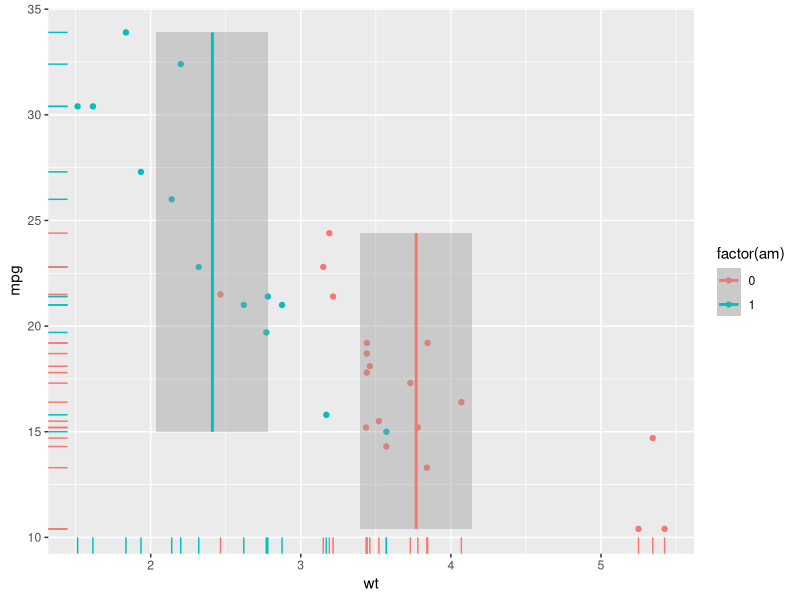
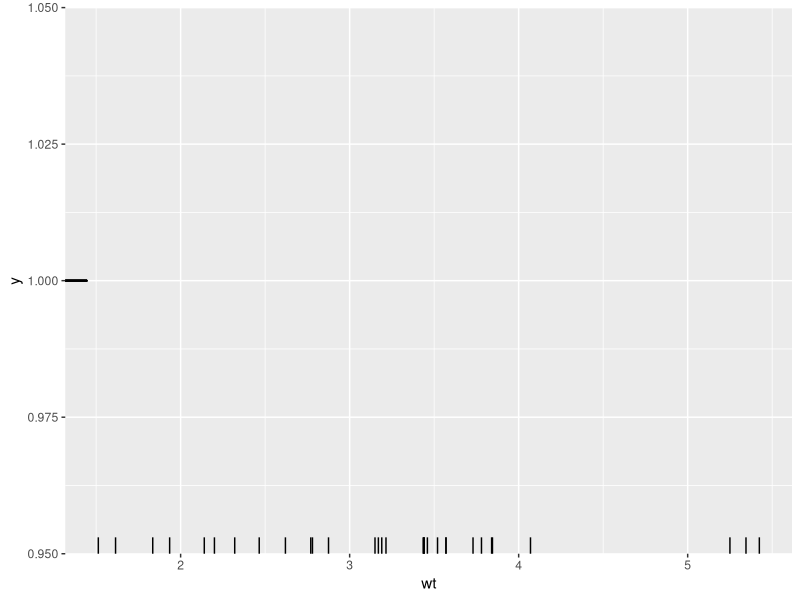
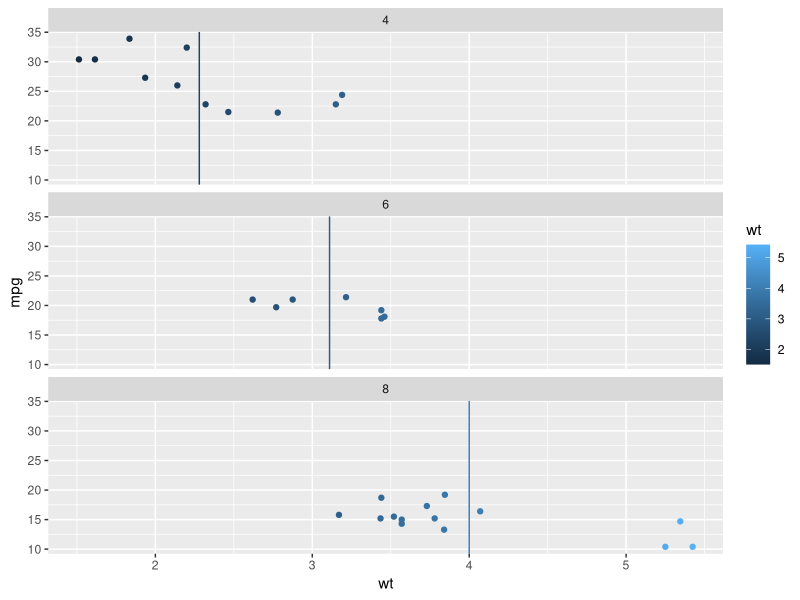
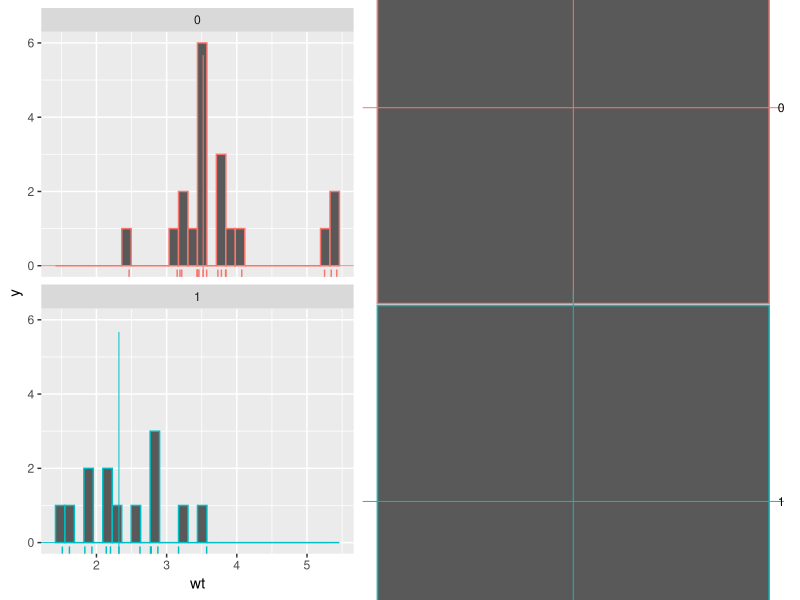
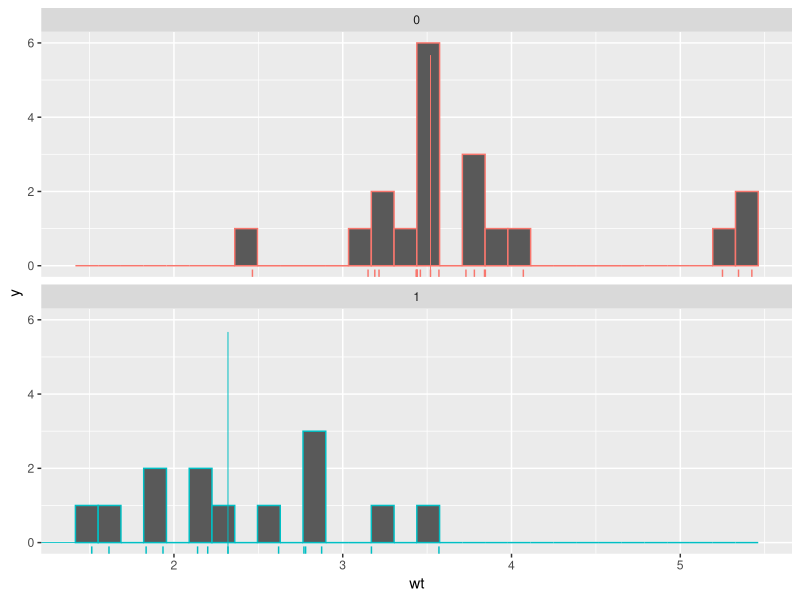

R code for these plots, in order:
## ---- chunk 1
knitr::opts_chunk$set(echo = TRUE, warning = T, error = T)
options(tidyverse.quiet = TRUE)
## ---- chunk 2
library(tidyverse)
## ---- chunk 3
ggplot(mtcars) + 
  aes(x = wt, y = mpg, color = factor(am)) + 
  geom_rug() + 
  geom_point() + 
  geom_smooth(orientation = "y", 
              method = lm,
              formula = y ~ 1)

ggplot(mtcars) + 
  aes(x = wt, y = 1) + 
  geom_rug() + 
  geom_smooth(orientation = "y", 
              method = lm,
              formula = y ~ 1)
## ---- chunk 4
mean_wt <- data.frame(cyl = c(4, 6, 8), wt = c(2.28, 3.11, 4.00))

ggplot(mtcars, aes(wt,mpg,  colour = wt)) +
  geom_point() +
  geom_vline(aes(xintercept = wt, colour = wt), mean_wt) +
  facet_wrap(~ cyl,
             ncol = 1)
## ---- chunk 5

ggplot(mtcars) + 
  aes(x = wt) +
  geom_rug() + 
  geom_histogram() +
  stat_summary(fun = "median", 
               geom = "point", 
               size = 100, 
               orientation = "y", 
               shape = 3, 
               aes(y = 0)
               ) + 
  aes(color = factor(am)) + 
  facet_wrap(~factor(am),
             ncol = 1) 

last_plot() + 
  guides(color = "none")
